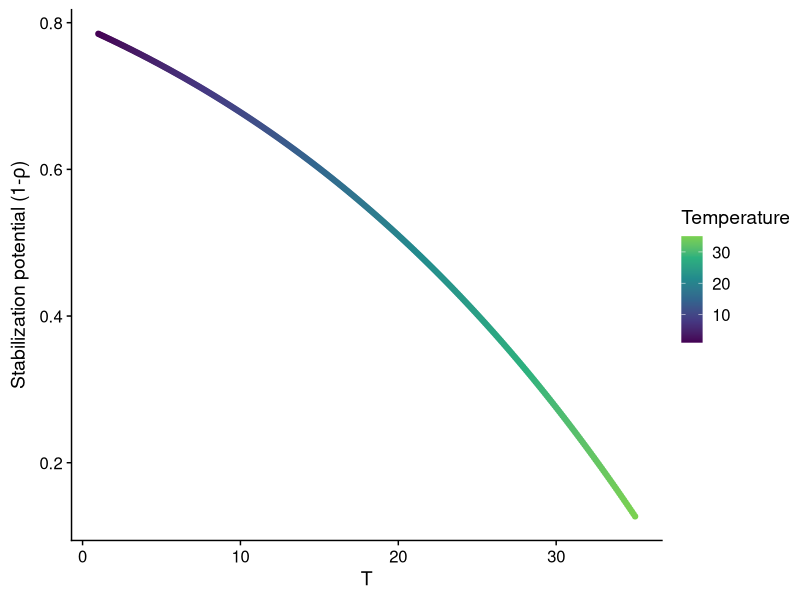
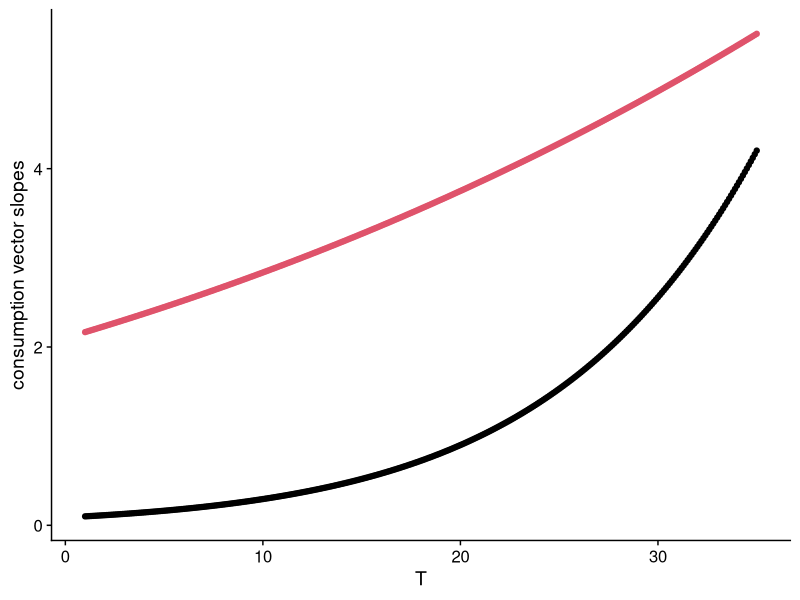
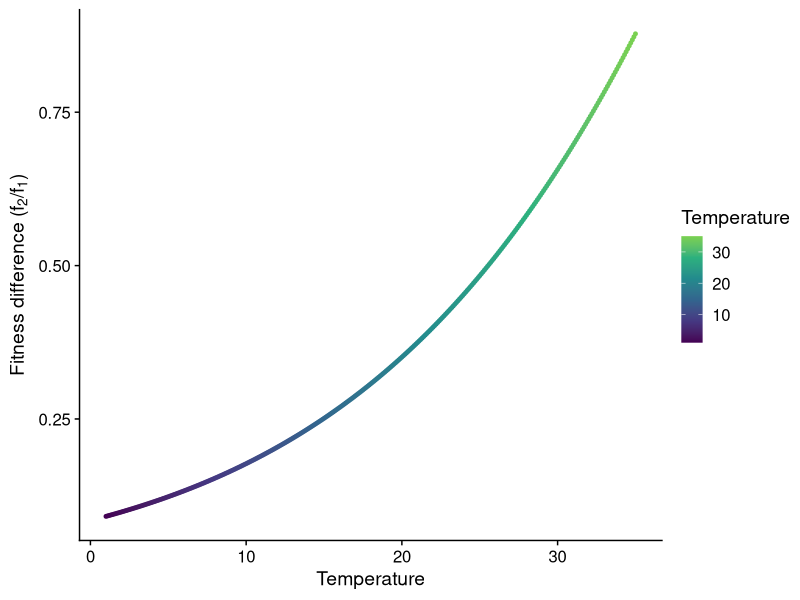
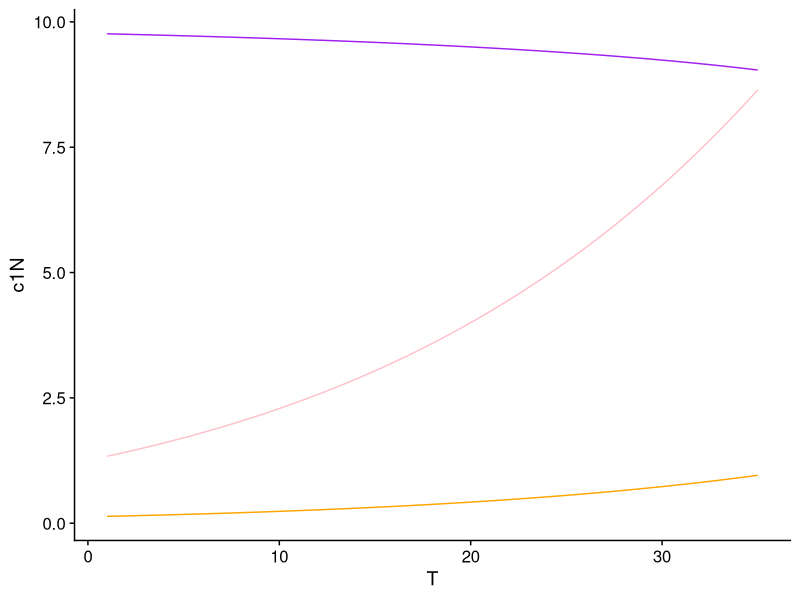

The R source for these figures, in order: (Note: this script raises an error after producing the figures.)

library(tidyverse)
library(cowplot)
theme_set(theme_cowplot())
all_rstars <- read_csv("data/all-rstars.csv")

library(patchwork)

#### goal here is to find the alphas depending on what zone we are in

### We use Arrhenius function to model the temperature dependence
arrhenius_function <- function(Temp, E, b1, ref_temp = 20) {
	k<-8.62e-05 #Boltzmann's constant
	E <- E # 0.6 # activation energy (eV)
	T<-Temp+273.15 #range of temp in K
	Tc <- ref_temp+273.15 #reference temperature
	
	metabolism<-(b1*exp(1)^(E*(1/(k*Tc)-1/(k*T))))
	return(metabolism)
}

T <- 30

# temp_dependences_MacArthur <- function(T = 25, r_Ea = 0.6, c_Ea = 0.6, K_Ea = 0, v_Ea = 0.0, m_Ea = 0.2, ref_temp2 = 0)


# mutate(denom = a12*a21 - 30) %>% ### this needs to get smaller
# 	mutate(numer = a11*a22 + 30) %>% ### this needs to get bigger

# a11 <- c1P / (D * (SP - R1P))
# a12 <- c2P / (D * (SP - R1P)) ## this
# a21 <- c1N / (D * (SN - R2N))
# a22 <- c2N / (D * (SN - R2N))

# sqrt((a11*a12)/(a22*a21)) this needs to get smaller

T <- 10

find_alphas <- function(T, r1_Ea = 0, r2_Ea = 0, c_Ea_1P = 0.6, c_Ea_1N = 0.4, c_Ea_2P = 0.9, c_Ea_2N = 0.1, k_Ea = 0, m_Ea1 = 0.2, m_Ea2 = 0.2, ref_temp = 20){

	c1P_b <- 15
	c2P_b <- 4.5 ## slope for species 2 is  0.35
	c1N_b <- 4
	c2N_b <- 5 ### slope for species 1 is 0.63 (used to be 13)
	

	k1N_b <- 1
	k2N_b <- 2
	k1P_b <- 1.5
	k2P_b <- 2
	
	D <- 0.5
	
	SN <- 20
	SP <- 100

	
	r1_b <- 2
	r2_b <- 1.5

	m1_b <- 0.5
	m2_b <- 0.5
	
	c1P = arrhenius_function(Temp = T, E = c_Ea_1P, b1 = c1P_b)
	c1N = arrhenius_function(Temp = T, E = c_Ea_1N, b1 = c1N_b)
	c2P = arrhenius_function(Temp = T, E = c_Ea_2P, b1 = c2P_b)
	c2N = arrhenius_function(Temp = T, E = c_Ea_2N, b1 = c2N_b) ### cij = per capita consumption of comsumer i on resource j
	
	k1N = arrhenius_function(Temp = T, E = k_Ea, b1 = k1N_b)
	k2P = arrhenius_function(Temp = T, E = k_Ea, b1= k2P_b) #half saturation constant for N resource consumption
	k1P = arrhenius_function(Temp = T, E = k_Ea, b1 = k1P_b)
	k2N = arrhenius_function(Temp = T, E = k_Ea, b1= k2N_b)
	
	r1 = arrhenius_function(Temp = T, E = r1_Ea, b1 = r1_b)
	r2 = arrhenius_function(Temp = T, E = r2_Ea, b1= r2_b) #population growth rates
	m1 = arrhenius_function(Temp = T, E = m_Ea1, b1 = m1_b)
	m2 = arrhenius_function(Temp = T, E = m_Ea2, b1 = m2_b) # mortality rates
	
	R1N <- (m1 * k1N)/ (r1 - m1)
	R1P <- (m1 * k1P)/ (r1 - m1)
	R2P <- (m2 * k2P)/ (r2 - m2)
	R2N <- (m2 * k2N)/ (r2 - m2)
	
	cons_vec1_intercept <- max(R1P, R2P) -(c1P/c1N)*max(R1N, R2N)
	cons_vec2_intercept <- max(R1P, R2P) -(c2P/c2N)*max(R1N, R2N)
	supply_vec <- SP/SN
	
	cons_vec1_fun <- function(x){
		y <- (c1P/c1N)*x + cons_vec1_intercept
		return(y)
	}
	
	cons_vec2_fun <- function(x){
		y <- (c2P/c2N)*x + cons_vec2_intercept
		return(y)
	}
	
	supply_vec_fun <- function(x){
		y <- (SP/SN)*x
		return(y)
	}
	
	zone_middle <- cons_vec2_fun(SN) <= supply_vec_fun(SN) & supply_vec_fun(SN) <= cons_vec1_fun(SN) | cons_vec1_fun(SN) <= supply_vec_fun(SN) & supply_vec_fun(SN) <= cons_vec2_fun(SN)
	zone_bottom <- cons_vec2_fun(SN) >= supply_vec_fun(SN) & supply_vec_fun(SN) <= cons_vec1_fun(SN)
	zone_top <- cons_vec2_fun(SN) <= supply_vec_fun(SN) & supply_vec_fun(SN) >= cons_vec1_fun(SN)
	
	zones <- c("zone_middle", "zone_bottom", "zone_top")
	zone <- zones[c(zone_middle, zone_bottom, zone_top)]
	zone <- "zone_middle"
	alphas <- function(zone) {
		if (zone == "zone_middle") {
			a11 <- c1P / (D * (SP - R1P))
			a12 <- c2P / (D * (SP - R1P))
			a21 <- c1N / (D * (SN - R2N))
			a22 <- c2N / (D * (SN - R2N))
		} else if (zone == "zone_top") {
			a11 <- c1N / (D * (SN - R1N))
			a12 <- c2N / (D * (SN - R1N))
			a21 <- c1N / (D * (SN - R2N))
			a22 <- c2N / (D * (SN - R2N))
		} else if (zone == "zone_bottom") {
			a11 <- c1P / (D * (SP - R1P))
			a12 <- c2P / (D * (SP - R1P))
			a21 <- c1P / (D * (SP - R2P))
			a22 <- c2P / (D * (SP - R2P))
		}
		alphas1 <- data.frame(a11 = a11, a12 = a12, a21 = a21, a22 = a22)
		return(alphas1)
	}
	
	alphas_calc <- alphas(zone)
	r_s <- data.frame(r1 = r1, r2 = r2)
	comps <- data.frame(D = D, zone = zone)
	
	
	
	rho <- sqrt((alphas_calc$a12*alphas_calc$a21)/(alphas_calc$a11*alphas_calc$a22)) #niche overlap
	stabil_potential <- 1 - rho #stabilizing potential
	fit_ratio <- sqrt((alphas_calc$a11*alphas_calc$a12)/(alphas_calc$a22*alphas_calc$a21)) #fitness ratio 
	coexist <- rho < fit_ratio &  fit_ratio < 1/rho
	
	
	rs <- data.frame(R1N = R1N, R1P = R1P, R2N = R2N, R2P= R2P,
			   K1 = (r1)/alphas_calc$a11, K2 = (r2)/alphas_calc$a22, T = T, m1 = m1, m2 = m2, c1P = c1P,
					 c1N = c1N,
			   c2P = c2P, c2N = c2N, stabil_potential = stabil_potential,
			   fit_ratio = fit_ratio, rho = rho, coexist = coexist,
				a11 = alphas_calc$a11, a12 = alphas_calc$a12,
				a21 = alphas_calc$a21, a22 = alphas_calc$a22)
	
	alphas_calc2 <- bind_cols(r_s, comps, rs)
	return(alphas_calc2)
}



#### ok let's draw the parameter values as a function of temperature




temps <- seq(1,35, by = 0.1)
results_1 <- temps %>% 
	map_df(find_alphas) %>% 
	mutate(vec_slope1 = c1P/c1N) %>% 
	mutate(vec_slope2 = c2P/c2N)


results1 <- results_1 %>% 
	select(T, everything(), -zone) %>% 
	gather(key = parameter, value = value, 2:26)

results_1 %>% 
	mutate(one_rho = 1/rho) %>% 
	ggplot(aes(x = T, y = round(stabil_potential, digits = 10), color = T)) + geom_point() +
	ylab(expression(paste("Stabilization potential (1-", rho, ")"))) +
	scale_color_viridis_c("Temperature", end = 0.8) 

results_1 %>% 
	mutate(one_rho = 1/rho) %>% 
	ggplot(aes(x = T, y = vec_slope2, digits = 10), color = T) + geom_point() +
	geom_point(aes(x = T, y = vec_slope1), color = T) +
	ylab("consumption vector slopes") +
	scale_color_viridis_c("Temperature", end = 0.8) 

results_1 %>%
	rename(Temperature = T) %>% 
	# filter(coexist == "FALSE") %>% 
	ggplot(aes(x = Temperature, y = fit_ratio, color = Temperature)) + geom_point(size = 1) +
	ylab(expression(paste("Fitness difference (", f[2], "/", f[1], ")"))) + 
	scale_color_viridis_c("Temperature", end = 0.8) 



# check out what’s going on here ------------------------------------------
# rho <- sqrt((alphas_calc$a12*alphas_calc$a21)/(alphas_calc$a11*alphas_calc$a22)) #niche overlap
# stabil_potential <- 1 - rho #stabilizing potential
# fit_ratio <- sqrt((a11*a12)/(a22*a21)) #fitness ratio 
# coexist <- rho < fit_ratio &  fit_ratio < 1/rho
# a21 <- c1N / (D * (SN - R2N))
# a22 <- c2N / (D * (SN - R2N))


results_1 %>% 
	mutate(denom = (D * (20 - R2N))) %>%
	mutate(alpha21 = c1N / (D * (20 - R2N))) %>%
	# filter(abs(denom) > 0.5) %>% 
	ggplot() +
	# # geom_line(aes(x = T, y = a11), color = "green") +
	# # geom_line(aes(x = T, y = a12), color = "orange") +
	# geom_point(aes(x = T, y = a21), color = "pink") +
	# geom_line(aes(x = T, y = R2N), color = "blue") +
	geom_line(aes(x = T, y = c1N), color = "pink") +
	geom_line(aes(x = T, y = alpha21), color = "orange") +
	geom_line(aes(x = T, y = denom), color = "purple") 
# geom_point(aes(x = T, y = thing), color = "grey") +
# geom_line(aes(x = T, y = a22), color = "blue") +
# geom_line(aes(x = T, y = R2N), color = "blue")

# R2N <- (m2 * k2N)/ (r2 - m2)


results1 <- results_1 %>% 
	mutate(r2_m2 = r2-m2) %>% 
	mutate(m2k2N = m2*k2N) %>% 
	mutate(r2n = (m2 * k2N)/ (r2 - m2)) %>% 
	mutate(fit_numer_a11xa12 = a11*a12) %>% 
	mutate(fit_denom_a22xa21 = a22*a21) %>% 
	select(T, everything(), -zone) %>% 
	gather(key = parameter, value = value, 2:31)

results1 %>% 
	# filter(parameter %in% c("r2_m2", "m2k2N")) %>% 
	filter(parameter %in% c("fit_ratio", "fit_numer_a11xa12","fit_denom_a22xa21", "a11", "a12", "a21", "a22", "R2N", "c1N", "m2", "k2N", "r2", "r2_m2", "k2N", "m2k2N", "c2N")) %>% 
	ggplot(aes(x = T, y = value, col = parameter)) +
	geom_line() +
	xlab("Temperature") +
	ylab(label = "Parameter value") + 
	geom_hline(yintercept = 0) +
	theme(legend.position = "bottom") +
	facet_wrap( ~ parameter, scales = "free")
ggsave("figures/tilman-parms-under.png", width = 12, height = 10)



results1 %>% 
	# filter(parameter %in% c("r2_m2", "m2k2N")) %>% 
	filter(parameter %in% c("fit_ratio")) %>% 
	ggplot(aes(x = T, y = value, col = parameter)) +
	geom_line() +
	xlab("Temperature") +
	ylab(label = "Parameter value") + 
	geom_hline(yintercept = 0) +
	theme(legend.position = "bottom") +
	geom_vline(xintercept = 33.9) +
	facet_wrap( ~ parameter, scales = "free", ncol = 1, nrow = 3)


results_wide <- results_1 %>% 
	mutate(r2_m2 = r2-m2) %>% 
	mutate(m2k2N = m2*k2N) %>% 
	mutate(r2n = (m2 * k2N)/ (r2 - m2)) %>% 
	mutate(fit_numer = a11*a12) %>% 
	mutate(fit_denom = a22*a21) %>% 
	mutate(fit_rat = fit_numer / fit_denom) 
	
ggplot() +
	geom_line(aes(x = T, y = fit_numer), data = results_wide, color = "pink") +
	geom_line(aes(x = T, y = fit_denom), data = results_wide, color = "blue") +
	geom_line(aes(x = T, y = fit_rat), data = results_wide, color = "green") 

ggplot() +
	geom_line(aes(x = T, y = fit_ratio), data = results_wide, color = "orange") +
	geom_vline(xintercept = 31.7)
	 
	



panel.a = 
	ggplot(filter(results1,  parameter %in% c("c1N", "c2N", "c1P", "c2P")), 
		   aes(x = T, y = value, col = parameter)) +
	geom_point() +
	xlab("Temperature") +
	ylab(label = "Parameter value") + 
	ggtitle("(a) c_Ea_1P = 0.6, c_Ea_1N = 0.4, c_Ea_2P =0.9, c_Ea_2N = 0.1") +
	theme(legend.position = "bottom")

panel.ab = 
	ggplot(filter(results1,  parameter %in% c("vec_slope1", "vec_slope2")), 
		   aes(x = T, y = value, col = parameter)) +
	geom_point() +
	xlab("Temperature") +
	ylab(label = "Parameter value") + 
	ggtitle("") +
	theme(legend.position = "bottom")



panel.b = 
	results_1 %>%
	ggplot(aes(x = T, y = stabil_potential, col = T)) +
	geom_point() +
	scale_color_viridis_c("Temperature", end = 0.8) +
	xlab("Temperature") +
	ylab(expression(paste("Stabilization potential (1-", rho, ")"))) +
	ggtitle("(b)") +
	theme(legend.position = "bottom")



panel.c = 
	results_1 %>%
	ggplot(aes(x = T, y = fit_ratio, col = T)) +
	geom_point() +
	scale_color_viridis_c("Temperature", end = 0.8) +
	xlab("Temperature") +
	ylab(expression(paste("Fitness difference (", f[2], "/", f[1], ")"))) + 
	ggtitle("(c)") +
	theme(legend.position = "bottom")



panel.d = 
results_1 %>%
	ggplot(aes(x = stabil_potential, y = fit_ratio, col = T)) +
	geom_point() +
	geom_ribbon(data = data.frame(x = seq(min(results_1$stabil_potential)*0.99, max(results_1$stabil_potential)*1.01, 0.001)),
				aes(x = x,
					y = NULL, 
					ymin = 1-x,
					ymax = 1/(1-x)),
				fill = "grey", color = "black", alpha = 0.3) +
	geom_hline(yintercept = 1, linetype=5) +
	scale_x_continuous(expand=c(0, 0)) + 
	scale_color_viridis_c("Temperature", end = 0.8) +
	xlab(expression(paste("Stabilization potential (1-", rho, ")"))) +
	ylab(expression(paste("Fitness difference (", f[2], "/", f[1], ")"))) + 
	ggtitle("(d)") +
	theme(legend.position = "bottom")





Plot1 = panel.a + panel.ab + panel.b + panel.c + panel.d + plot_layout(nrow=1)
Plot1
ggsave(file="figures/tilman-scenario-c1g.png", plot=Plot1, device = "png", width=20, height=4)
	


# scenario r --------------------------------------------------------------

arrhenius_function <- function(Temp, E, b1, ref_temp = 10) {
	k<-8.62e-05 #Boltzmann's constant
	E <- E # 0.6 # activation energy (eV)
	T<-Temp+273.15 #range of temp in K
	Tc <- ref_temp+273.15 #reference temperature
	
	metabolism<-(b1*exp(1)^(E*(1/(k*Tc)-1/(k*T))))
	return(metabolism)
}

find_alphas_r <- function(T, r1_Ea = 0.2, r2_Ea = 0.7, c_Ea_1P = 0, c_Ea_1N = 0, c_Ea_2P = 0, c_Ea_2N = 0, k_Ea = 0, m_Ea1 = 0.2, m_Ea2 = 0.2, ref_temp = 20){
	
	c1P_b <- 7
	c2P_b <- 4.5 ## slope for species 2 is 2.5, 
	c1N_b <- 11
	c2N_b <- 13
	
	
	k1N_b <- 1
	k2N_b <- 2
	k1P_b <- 1.5
	k2P_b <- 2
	
	D <- 0.5
	
	SN <- 20
	SP <- 10
	
	
	r1_b <- 2
	r2_b <- 1.5
	
	m1_b <- 0.5
	m2_b <- 0.5
	
	c1P = arrhenius_function(Temp = T, E = c_Ea_1P, b1 = c1P_b)
	c1N = arrhenius_function(Temp = T, E = c_Ea_1N, b1 = c1N_b)
	c2P = arrhenius_function(Temp = T, E = c_Ea_2P, b1 = c2P_b)
	c2N = arrhenius_function(Temp = T, E = c_Ea_2N, b1 = c2N_b) ### cij = per capita consumption of comsumer i on resource j
	
	k1N = arrhenius_function(Temp = T, E = k_Ea, b1 = k1N_b)
	k2P = arrhenius_function(Temp = T, E = k_Ea, b1= k2P_b) #half saturation constant for N resource consumption
	k1P = arrhenius_function(Temp = T, E = k_Ea, b1 = k1P_b)
	k2N = arrhenius_function(Temp = T, E = k_Ea, b1= k2N_b)
	
	r1 = arrhenius_function(Temp = T, E = r1_Ea, b1 = r1_b)
	r2 = arrhenius_function(Temp = T, E = r2_Ea, b1= r2_b) #population growth rates
	m1 = arrhenius_function(Temp = T, E = m_Ea1, b1 = m1_b)
	m2 = arrhenius_function(Temp = T, E = m_Ea2, b1 = m2_b) # mortality rates
	
	# R1N <- (m1 * k1N)/ (r1 - m1)
	R1P <- (m1 * k1P)/ (r1 - m1)
	# R2P <- (m2 * k2P)/ (r2 - m2)
	R2N <- (m2 * k2N)/ (r2 - m2)
	
	cons_vec1_intercept <- max(R1P, R2P) -(c1P/c1N)*max(R1N, R2N)
	cons_vec2_intercept <- max(R1P, R2P) -(c2P/c2N)*max(R1N, R2N)
	supply_vec <- SP/SN
	
	cons_vec1_fun <- function(x){
		y <- (c1P/c1N)*x + cons_vec1_intercept
		return(y)
	}
	
	cons_vec2_fun <- function(x){
		y <- (c2P/c2N)*x + cons_vec2_intercept
		return(y)
	}
	
	supply_vec_fun <- function(x){
		y <- (SP/SN)*x
		return(y)
	}
	
	zone_middle <- cons_vec2_fun(SN) <= supply_vec_fun(SN) & supply_vec_fun(SN) <= cons_vec1_fun(SN) | cons_vec1_fun(SN) <= supply_vec_fun(SN) & supply_vec_fun(SN) <= cons_vec2_fun(SN)
	zone_bottom <- cons_vec2_fun(SN) >= supply_vec_fun(SN) & supply_vec_fun(SN) <= cons_vec1_fun(SN)
	zone_top <- cons_vec2_fun(SN) <= supply_vec_fun(SN) & supply_vec_fun(SN) >= cons_vec1_fun(SN)
	
	zones <- c("zone_middle", "zone_bottom", "zone_top")
	zone <- zones[c(zone_middle, zone_bottom, zone_top)]
	zone <- "zone_middle"
	alphas <- function(zone) {
		if (zone == "zone_middle") {
			a11 <- c1P / (D * (SP - R1P))
			a12 <- c2P / (D * (SP - R1P))
			a21 <- c1N / (D * (SN - R2N))
			a22 <- c2N / (D * (SN - R2N))
		} else if (zone == "zone_top") {
			a11 <- c1N / (D * (SN - R1N))
			a12 <- c2N / (D * (SN - R1N))
			a21 <- c1N / (D * (SN - R2N))
			a22 <- c2N / (D * (SN - R2N))
		} else if (zone == "zone_bottom") {
			a11 <- c1P / (D * (SP - R1P))
			a12 <- c2P / (D * (SP - R1P))
			a21 <- c1P / (D * (SP - R2P))
			a22 <- c2P / (D * (SP - R2P))
		}
		alphas1 <- data.frame(a11 = a11, a12 = a12, a21 = a21, a22 = a22)
		return(alphas1)
	}
	
	alphas_calc <- alphas(zone)
	r_s <- data.frame(r1 = r1, r2 = r2)
	comps <- data.frame(D = D, zone = zone)
	
	
	
	rho <- sqrt((alphas_calc$a12*alphas_calc$a21)/(alphas_calc$a11*alphas_calc$a22)) #niche overlap
	stabil_potential <- 1 - rho #stabilizing potential
	fit_ratio <- sqrt((alphas_calc$a11*alphas_calc$a12)/(alphas_calc$a22*alphas_calc$a21)) #fitness ratio 
	coexist <- rho < fit_ratio &  fit_ratio < 1/rho
	
	
	rs <- data.frame(R1N = R1N, R1P = R1P, R2N = R2N, R2P= R2P, k2N = k2N, k1N = k1N, k2P = k2P, k1P = k1P,
					 K1 = (r1)/alphas_calc$a11, K2 = (r2)/alphas_calc$a22, T = T, m1 = m1, m2 = m2, c1P = c1P,
					 c1N = c1N,
					 c2P = c2P, c2N = c2N, stabil_potential = stabil_potential,
					 fit_ratio = fit_ratio, rho = rho, coexist = coexist,
					 a11 = alphas_calc$a11, a12 = alphas_calc$a12,
					 a21 = alphas_calc$a21, a22 = alphas_calc$a22)
	
	alphas_calc2 <- bind_cols(r_s, comps, rs)
	return(alphas_calc2)
}



#### ok let's draw the parameter values as a function of temperature




temps <- seq(1,35, by = 0.05)
results_1r <- temps %>% 
	map_df(find_alphas_r) 



results1r <- results_1r %>% 
	select(T, everything(), -zone) %>% 
	gather(key = parameter, value = value, 2:28)

results_1r %>% 
	mutate(one_rho = 1/rho) %>% 
	ggplot(aes(x = T, y = round(stabil_potential, digits = 10), color = T)) + geom_point() +
	ylab(expression(paste("Stabilization potential (1-", rho, ")"))) +
	scale_color_viridis_c("Temperature", end = 0.8) 

results_1r %>%
	rename(Temperature = T) %>% 
	# filter(coexist == "FALSE") %>% 
	ggplot(aes(x = Temperature, y = fit_ratio, color = Temperature)) + geom_point(size = 1) +
	ylab(expression(paste("Fitness difference (", f[2], "/", f[1], ")"))) + 
	scale_color_viridis_c("Temperature", end = 0.8) 

panel.a = 
	ggplot(filter(results1r,  parameter %in% c("r1", "r2")), 
		   aes(x = T, y = value, col = parameter)) +
	geom_point() +
	xlab("Temperature") +
	ylab(label = "Parameter value") + 
	ggtitle("(a)") +
	theme(legend.position = "bottom")





panel.b = 
	results_1r %>%
	ggplot(aes(x = T, y = stabil_potential, col = T)) +
	geom_point() +
	scale_color_viridis_c("Temperature", end = 0.8) +
	xlab("Temperature") +
	ylab(expression(paste("Stabilization potential (1-", rho, ")"))) + 
	ggtitle("(b)") +
	theme(legend.position = "bottom")



panel.c = 
	results_1r %>%
	ggplot(aes(x = T, y = fit_ratio, col = T)) +
	geom_point() +
	scale_color_viridis_c("Temperature", end = 0.8) +
	xlab("Temperature") +
	ylab(expression(paste("Fitness difference (", f[2], "/", f[1], ")"))) + 
	ggtitle("(c)") +
	theme(legend.position = "bottom")




panel.d = 
	results_1r %>%
	ggplot(aes(x = stabil_potential, y = fit_ratio, col = T)) +
	geom_point() +
	geom_ribbon(data = data.frame(x = seq(min(results_1r$stabil_potential)*0.99, max(results_1r$stabil_potential)*1.01, 0.001)),
				aes(x = x,
					y = NULL, 
					ymin = 1-x,
					ymax = 1/(1-x)),
				fill = "grey", color = "black", alpha = 0.3) +
	geom_hline(yintercept = 1, linetype=5) +
	scale_x_continuous(expand=c(0, 0)) + 
	scale_color_viridis_c("Temperature", end = 0.8) +
	xlab(expression(paste("Stabilization potential (1-", rho, ")"))) +
	ylab(expression(paste("Fitness difference (", f[2], "/", f[1], ")"))) + 
	ggtitle("(d)") +
	theme(legend.position = "bottom")





Plot1 = panel.a + panel.b + panel.c + panel.d + plot_layout(nrow=1)
ggsave(file="figures/tilman-scenario-r-0.2-0.7.png", plot=Plot1, device = "png", width=14, height=4)



	geom_line(aes(x = T, y = rho), color = "pink") +
	geom_line(aes(x = T, y = 1/rho), color = "blue")
results_1 %>% 
	ggplot(aes(x = stabil_potential, y = fit_ratio, color = T)) + geom_point()

results1 %>%
	filter(grepl("m", parameter)) %>% 
	ggplot(aes(x = T, y = value, color = parameter)) + geom_point(size = 1) 

results_1 %>% 
	ggplot(aes(x = T, y = R1P)) + geom_line(color = "green") +
	geom_line(aes(x = T, y = R2N), color = "orange")


#these are weird
# a21 <- c1N / (D * (SN - R2N))
# a22 <- c2N / (D * (SN - R2N))


results_1r %>% 
	mutate(denom = (D * (20 - R2N))) %>%
	mutate(thing = c1N / (D * (20 - R2N))) %>%
	# filter(abs(denom) > 0.5) %>% 
	ggplot() +
	# # geom_line(aes(x = T, y = a11), color = "green") +
	# # geom_line(aes(x = T, y = a12), color = "orange") +
	# geom_point(aes(x = T, y = a21), color = "pink") +
	# geom_line(aes(x = T, y = R2N), color = "blue") +
	geom_line(aes(x = T, y = c1N), color = "pink") +
	geom_point(aes(x = T, y = denom), color = "purple") 
	# geom_point(aes(x = T, y = thing), color = "grey") +
	# geom_line(aes(x = T, y = a22), color = "blue") +
	# geom_line(aes(x = T, y = R2N), color = "blue")

# R2N <- (m2 * k2N)/ (r2 - m2)


results1r <- results_1r %>% 
	mutate(r2_m2 = r2-m2) %>% 
	mutate(m2k2N = m2*k2N) %>% 
	mutate(r2n = (m2 * k2N)/ (r2 - m2)) %>% 
	select(T, everything(), -zone) %>% 
	gather(key = parameter, value = value, 2:31)

	results1r %>%
		# filter(parameter %in% c("r2_m2", "m2k2N")) %>% 
	filter(parameter %in% c("a11", "a12", "a21", "a22", "R2N", "c1N", "m2", "k2N", "r2", "r2_m2", "k2N", "m2k2N", "r2n")) %>% 
		ggplot(aes(x = T, y = value, col = parameter)) +
	geom_line() +
	xlab("Temperature") +
	ylab(label = "Parameter value") + 
		geom_hline(yintercept = 0) +
	theme(legend.position = "bottom") +
	facet_wrap( ~ parameter, scales = "free")
	


results_1 %>% 
	gather(key = parameter, value = value, 14:17) %>% 
	ggplot(aes(x = T, y = value, group = parameter, color = parameter)) + geom_line(size = 1.5) 

results_1 %>% 
	ggplot(aes(y = fit_ratio, x = round(stabil_potential, digits = 2))) + geom_point() +
	ylab("Fitness difference")

# sqrt((alphas_calc$a12*alphas_calc$a21)/(alphas_calc$a11*alphas_calc$a22))

results_1 %>% 
	mutate(rho2 = sqrt((a12*a21)/(a11*a22))) %>%
	mutate(denom = a12*a21 - 30) %>% ### this needs to get smaller
	mutate(numer = a11*a22 + 30) %>% ### this needs to get bigger
	mutate(thinger = denom/numer) %>% 
	mutate(sthing = sqrt(thinger)) %>% 
	mutate(stab = 1 - sthing) %>% View
	ggplot(aes(x = T, y = stab)) + geom_line()

### Explore different temperature dependences
results_tilman <- data.frame()
for(i in 1:6){
	for(j in 1:6){
		r_Ea <- 0.3
		c_Ea <- 0.1*(i-1)
		m_Ea <- 0.1*(j-1)
		# hold <- temp_dependences_MacArthur(T = seq(0, 35, by = 0.1), r_Ea = r_Ea , c_Ea = c_Ea, m_Ea = m_Ea, ref_temp2 = 1)
		hold <- find_alphas(T = seq(30, 30, by = 0.1), r_Ea = r_Ea , c_Ea = c_Ea, m_Ea = m_Ea, ref_temp = 1)
		hold$r_Ea <- r_Ea
		hold$c_Ea <- c_Ea
		hold$m_Ea <- m_Ea
		results_tilman <- bind_rows(results_tilman, hold)
	}
}

temps <- seq(1,30, by = 0.1)

hold <- find_alphas(T = T, r_Ea = r_Ea , c_Ea = c_Ea, m_Ea = m_Ea, ref_temp = 1)




results <- data.frame()
for(i in 1:350){
	for(j in 1:6){
		for(z in 1:6){
		r_Ea <- 0.3
	 	c_Ea <- 0.1*(z-1)
		# c_Ea <- 0.5
		m_Ea <- 0.1*(j-1)
		T <- 0.1*(i-1)
		hold <- find_alphas(T = T, r_Ea = r_Ea , c_Ea = c_Ea, m_Ea = m_Ea, ref_temp = 0)
		# hold <- find_alphas(T = seq(0, 35, by = 0.1), r_Ea = r_Ea , c_Ea = c_Ea, m_Ea = m_Ea, ref_temp = 1)
		hold$r_Ea <- r_Ea
		hold$c_Ea <- c_Ea
		hold$m_Ea <- m_Ea
		results <- bind_rows(results, hold)
	}}}


unique(results$rho)
length(unique(results$a11))
max(results$fit_ratio)
min(results$fit_ratio)

results %>% 
	# filter(fit_ratio < 2) %>% 
	# filter(T %in% c(0, 10, 20, 30, 40)) %>% 
	ggplot(aes(x = R1N, y = R1P, color = T)) + geom_point() +
	geom_segment(aes(x = R1N, y = R1P, xend = R1N + c1N/20, yend = R1P + c1P/20, color = T),
				 size = 0.5, linetype = 1, alpha = 1) +
	geom_segment(aes(x = R1N, y = R1P, xend = R1N, yend = 0.2, color = T),
				 size = 0.5, linetype = 1, alpha = 1) +
	geom_segment(aes(x = R1N, y = R1P, xend = 5, yend = R1P, color = T),
				 size = 0.5, linetype = 1, alpha = 1) +
	ylab("P (uM)") + xlab("N (uM)") +
	scale_colour_viridis_c() +
	facet_grid(c_Ea ~ m_Ea, scales = "free") +
	coord_cartesian() +
	# xlim(0, 0.15) + ylim(0, 0.15) +
	theme( 
		plot.margin = unit(c(0.8,0.8,0.8,0.8), "lines"),
		axis.text = element_text(size=13),
		axis.title=element_text(size=14)) +
	panel_border(colour = "black") 
ggsave("figures/essential-resources-tilman-plots.png", width = 14, height = 8)


x <- seq(0.5,1.5,length = 100)
lines.df <- data.frame(x = x, y = 1/(x), y2 = x)

results %>% 
	# filter(fit_ratio < 2) %>% 
ggplot(aes(x = stabil_potential, y = fit_ratio, color = T, shape = coexist))+
	geom_hline(yintercept = 1, color = "grey", linetype = 2)+
	geom_vline(xintercept = 0, color = "grey", linetype = 2)+
	geom_line(data = lines.df, aes(x = 1-x, y = y, color = NULL, shape = NULL))+
	geom_line(data = lines.df, aes(x = 1-x, y = y2, color = NULL, shape = NULL))+
	geom_point()+
	facet_grid(c_Ea ~ m_Ea, scales = "free") +
	scale_color_viridis_c(option = "magma", end = 0.8)+
	scale_shape_manual(values = c(0,19)) +
	ylab("Fitness ratio") + xlab("Niche differences") 
ggsave("figures/essential-resources-chesson-plots-one.png", width = 14, height = 8)


results %>% 
	ggplot(aes(x = T, y = fit_ratio)) + geom_point()

unique(results$c_Ea)
results %>% 
	dplyr::filter(m_Ea == "0") %>% 
	dplyr::filter(c_Ea == "0.1") %>% 
	ggplot(aes(x = T, y = stabil_potential)) + geom_line() +
	geom_hline(yintercept = 0) +
	ylab("Niche difference")

unique(results$c_Ea)
results %>% 
	# dplyr::filter(m_Ea == "0") %>% 
	# dplyr::filter(c_Ea == "0") %>% 
	ggplot(aes(x = T, y = fit_ratio)) + geom_line(color = "blue") +
	geom_hline(yintercept = 0) +
	ylab("Fitness ratio") +
	facet_grid(c_Ea ~ m_Ea) + xlab("Temperature (°C)")
ggsave("figures/fitness-ratio-temperature-two.png", width = 14, height = 12)

results %>% 
	# dplyr::filter(m_Ea == "0") %>% 
	# dplyr::filter(c_Ea == "0") %>% 
	ggplot(aes(x = T, y = stabil_potential)) + geom_line(color = "blue") +
	geom_hline(yintercept = 0) +
	ylab("Niche difference") +
	facet_grid(c_Ea ~ m_Ea) + xlab("Temperature (°C)")
ggsave("figures/niche-difference-temperature-two.png", width = 14, height = 12)

results %>% 
	# filter(r1 > 0) %>%
	ggplot(aes(x = T, y = R2N, group = m_Ea, color = m_Ea))+
	geom_line()+
	scale_color_viridis_c(end = 0.8)+
	facet_grid(c_Ea ~ m_Ea, scales = "free") +
	ylab(label = "N* (species 2)") + xlab("Temperature (°C)")

results %>% 
	# filter(r1 > 0) %>%
	ggplot(aes(x = T, y = R2P, group = m_Ea, color = m_Ea))+
	geom_line()+
	scale_color_viridis_c(end = 0.8)+
	facet_grid(c_Ea ~ m_Ea, scales = "free") +
	ylab(label = "P* (species 1)") + xlab("Temperature (°C)")
ggsave("figures/essential-resources-P-star-plots.png", width = 14, height = 8)
